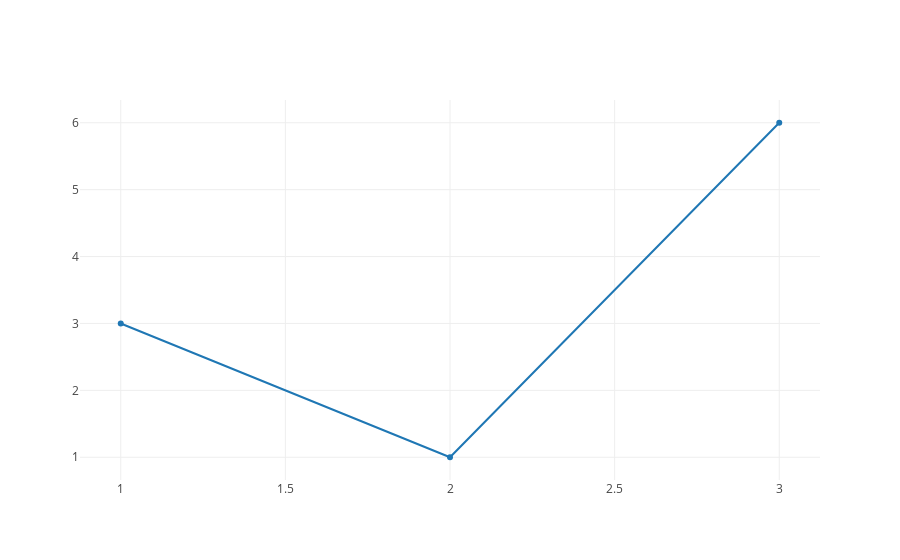

This figure's notebook cell:
### Code cell
iplot([{"x": [1, 2, 3], "y": [3, 1, 6]}])

### Figure 1 — Plotly figure (JSON) as saved in the notebook; plotly's stock layout.template omitted (floating-point values rounded to 4 significant figures)
{"data": [{"x": [1, 2, 3], "y": [3, 1, 6]}], "layout": {}}
